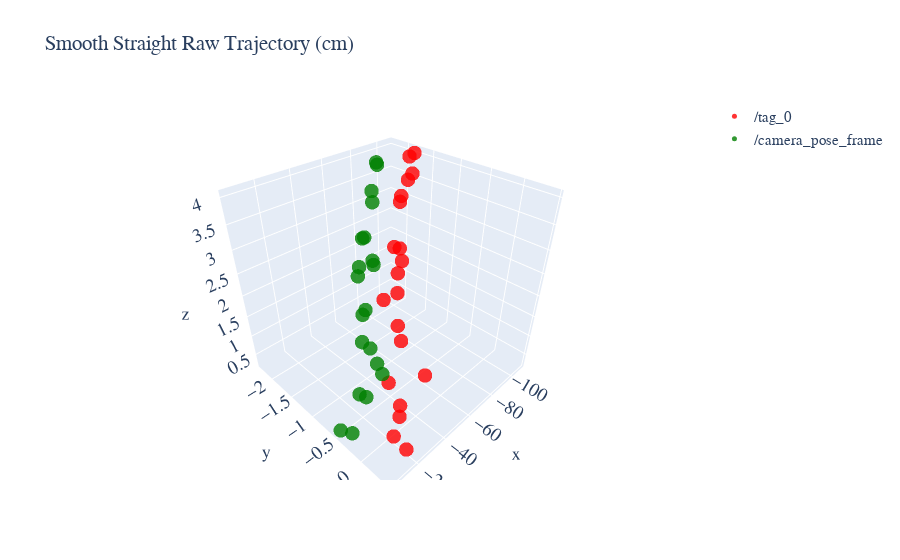

Notebook code cell kept with this figure:
### Code cell
# 1. Smooth Straight
draw_3d("smooth_straight.csv", "Smooth Straight Raw Trajectory (cm)")

### Figure 1 — Plotly figure (JSON) as saved in the notebook; plotly's stock layout.template omitted (floating-point values rounded to 4 significant figures)
{"data": [{"marker": {"color": "red", "opacity": 0.8, "size": 5}, "mode": "markers", "name": "/tag_0", "type": "scatter3d", "x": [-14.67, -17.74, -25.49, -27.65, -36.04, -37.85, -45.49, -47.75, -55.84, -57.9, -65.86, -67.91, -76.3, -77.88, -86.86, -88.38, -96.24, -97.73, -106.9, -108.4], "y": [0.4434, 0.1494, 0.05168, 0.00434, -0.4283, 0.1635, -0.4436, -0.5645, -1.055, -0.8364, -1.036, -1.012, -1.268, -1.421, -1.543, -1.559, -1.626, -1.579, -1.867, -1.804], "z": [0.6369, 0.4952, 0.6519, 0.8235, 0.7252, 1.46, 1.537, 1.749, 1.835, 2.11, 2.293, 2.552, 2.556, 2.48, 3.305, 3.406, 3.631, 3.764, 3.931, 4.01]}, {"marker": {"color": "green", "opacity": 0.8, "size": 5}, "mode": "markers", "name": "/camera_pose_frame", "type": "scatter3d", "x": [-5.011, -7.26, -15.11, -17.14, -25.04, -27.65, -35.01, -36.88, -45.07, -46.93, -55.23, -57.29, -65.1, -66.58, -75.04, -75.58, -85.36, -86.84, -95.04, -96.69], "y": [-0.4977, -0.3315, -0.3913, -0.3265, -0.2442, -0.4103, -0.7512, -0.9745, -1.191, -1.181, -1.573, -1.602, -1.514, -1.579, -2.0, -2.065, -2.094, -2.146, -2.263, -2.292], "z": [0.2694, 0.3235, 1.046, 0.9856, 1.425, 1.445, 1.33, 1.25, 1.582, 1.668, 2.059, 2.225, 2.204, 2.241, 2.434, 2.367, 3.072, 3.282, 3.779, 3.7]}], "layout": {"font": {"family": "Courier New, monospace", "size": 15}, "title": {"text": "Smooth Straight Raw Trajectory (cm)"}}}
